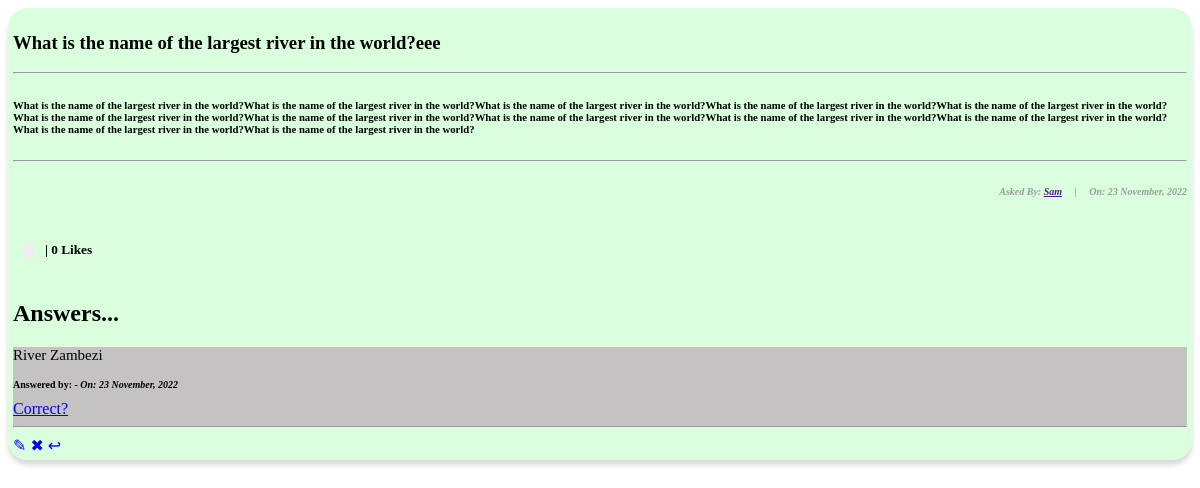
Before: /questions/8/ (signed in) with the older database file.
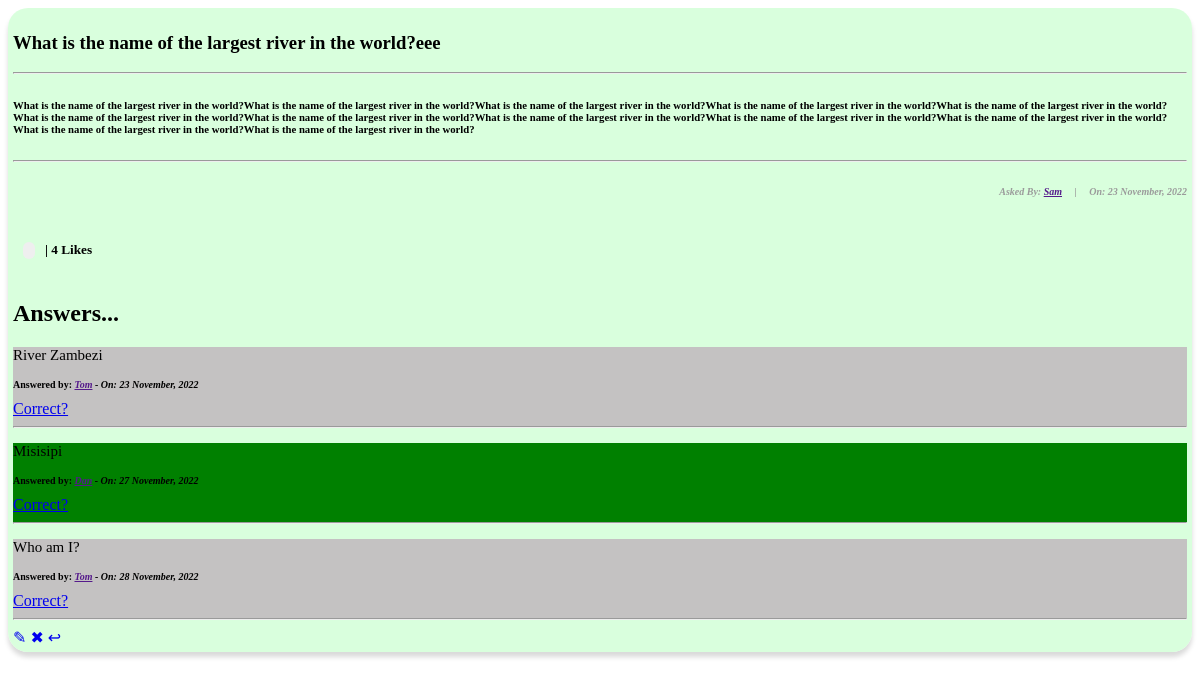
After: the same page with the newer database file.
### forum_app/models.py (models this page shows, shortened)
class Answer(models.Model):
    user = models.ForeignKey(User, null=True, on_delete=models.DO_NOTHING)
    profile = models.ForeignKey(Profile, null=True, blank=True, on_delete=models.CASCADE)
    content = models.TextField()
    responded_on = models.DateTimeField(auto_now_add=True)
    question = models.ForeignKey(Question, related_name="answer", on_delete=models.CASCADE)
    correct = models.BooleanField(default=False)

### forum_app/views.py (the view)
# urls.py: path('questions/<int:pk>/', views.QuestionDetailView.as_view(), name='questions_detail'),
class QuestionDetailView(DetailView):
    model = Question
    def get_context_data(self, *args, **kwargs):
        context = super(QuestionDetailView, self).get_context_data()
        a = get_object_or_404(Question, id=self.kwargs['pk'])
        total_likes = a.total_likes()
        liked = False
        if a.likes.filter(id=self.request.user.id).exists():
            liked = True
        context['total_likes'] = total_likes
        context['liked'] = liked
        return context

### forum_app/models.py (called while the page is built)
    def total_likes(self):
        return self.likes.count()

### forum_app/templates/forum_app/question_detail.html (shortened to what the changed rows need)
{% extends 'base.html' %}
{% block content %}
<div class="container">
    <div class="list-question">
        <div class="questions">
            <div class="container" style="background-color: rgba(209, 255, 213, 0.808); padding: 5px; box-shadow: rgba(0, 0, 0, 0.15) 0px 5px 5px 0px;
            border-radius: 20px;" >
                    <form action="{% url 'like_post' object.pk %}" method="POST">
                        {% if user.is_authenticated %}
                            {% if liked %}
                                <div style="display: flex; align-items: center; margin-left: 10px;">
                                    <button type="submit" name="question_id" value="{{ question.id }}" style="border: none; border-radius: 60px;"></button> <h5 style="margin-left: 10px; cursor: pointer;"> |  {{ total_likes }} Likes</h5>
                                </div>
                            {% else %}
                                <div style="display: flex; align-items: center; margin-left: 10px;">
                                    <button type="submit" name="question_id" value="{{ question.id }}" style="border: none; border-radius: 30px;"></button> <h5 style="margin-left: 10px; cursor: pointer;"> |  {{ total_likes }} Likes</h5>
                                </div>
                            {% endif %}
                        {% else %}
                            <h5 style="margin-left: 10px; cursor: pointer;"><a href="{% url 'login' %}">Login</a> to Like Question |  {{ total_likes }} Likes</h5>
                        {% endif %}
                    </form>
                <h2>Answers...</h2>
                {% if not question.answer.all %}
                    <h3>No Answers yet...</h3>
                {% else %}
                    {% for answer in question.answer.all %}
                        {% if answer.correct %}
                            <div style="background-color:green">
                                <h3 style="font-weight: normal; font-size: 15px;">{{answer.content|safe}}</h3>
                                <h3 style="font-size: 10px;">Answered by: <i><a href="">{{answer.user.username|title}}</a> - On: {{answer.responded_on|date:"j F, Y"}}</i></h3>
                                {% if request.user == object.user %}
                                    <a href="{% url 'validate_answer' question.id %}">Correct?</a>
                                {% else %}
                                    <p style="background-color:yellow;">This is the answer to the above question!!!</p>
                                {%endif%}
                                <hr>
                            </div>
                        {% else %}
                            <div style="background-color:rgb(196, 194, 194)">
                                <h3 style="font-weight: normal; font-size: 15px;">{{answer.content|safe}}</h3>
                                <h3 style="font-size: 10px;">Answered by: <i><a href="">{{answer.user.username|title}}</a> - On: {{answer.responded_on|date:"j F, Y"}}</i></h3>
                                {% if request.user == object.user %}
                                    <a href="{% url 'validate_answer' question.id %}">Correct?</a>
                                {%endif%}
                                <hr>
                            </div>
                        {% endif %}
                    {% endfor %}
                {% endif %}
            </div> <br><br>
            </div> <br>
        </div>
    </div>
    <br>
{% endblock content %}

Changed rows visible on the page:
changed Answer "River Zambezi": user.username (not shown) → "Tom"
added Answer: content "Misisipi", responded_on "27 November, 2022", shows "Correct?"
added Answer: content "Who am I?", user.username "Tom", responded_on "28 November, 2022", shows "Correct?"
Other visible differences:
{{ total_likes }}: (not shown) → "4"
{{ total_likes }}: "0" → (not shown)
